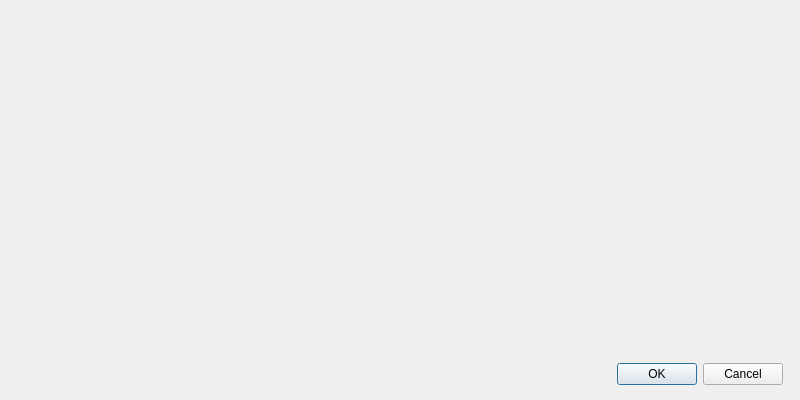
<?xml version="1.0" encoding="UTF-8"?>
<ui version="4.0">
 <class>CalibrationDialog</class>
 <widget class="QDialog" name="CalibrationDialog">
  <property name="geometry">
   <rect>
    <x>0</x>
    <y>0</y>
    <width>800</width>
    <height>400</height>
   </rect>
  </property>
  <property name="windowTitle">
   <string>Dialog</string>
  </property>
  <widget class="QDialogButtonBox" name="buttonBox">
   <property name="geometry">
    <rect>
     <x>590</x>
     <y>360</y>
     <width>193</width>
     <height>28</height>
    </rect>
   </property>
   <property name="orientation">
    <enum>Qt::Horizontal</enum>
   </property>
   <property name="standardButtons">
    <set>QDialogButtonBox::Cancel|QDialogButtonBox::Ok</set>
   </property>
  </widget>
  <widget class="QLabel" name="label">
   <property name="geometry">
    <rect>
     <x>11</x>
     <y>11</y>
     <width>778</width>
     <height>343</height>
    </rect>
   </property>
   <property name="sizePolicy">
    <sizepolicy hsizetype="Preferred" vsizetype="Preferred">
     <horstretch>0</horstretch>
     <verstretch>0</verstretch>
    </sizepolicy>
   </property>
   <property name="text">
    <string/>
   </property>
  </widget>
 </widget>
 <resources/>
 <connections>
  <connection>
   <sender>buttonBox</sender>
   <signal>accepted()</signal>
   <receiver>CalibrationDialog</receiver>
   <slot>accept()</slot>
   <hints>
    <hint type="sourcelabel">
     <x>248</x>
     <y>254</y>
    </hint>
    <hint type="destinationlabel">
     <x>157</x>
     <y>274</y>
    </hint>
   </hints>
  </connection>
  <connection>
   <sender>buttonBox</sender>
   <signal>rejected()</signal>
   <receiver>CalibrationDialog</receiver>
   <slot>reject()</slot>
   <hints>
    <hint type="sourcelabel">
     <x>316</x>
     <y>260</y>
    </hint>
    <hint type="destinationlabel">
     <x>286</x>
     <y>274</y>
    </hint>
   </hints>
  </connection>
 </connections>
</ui>
